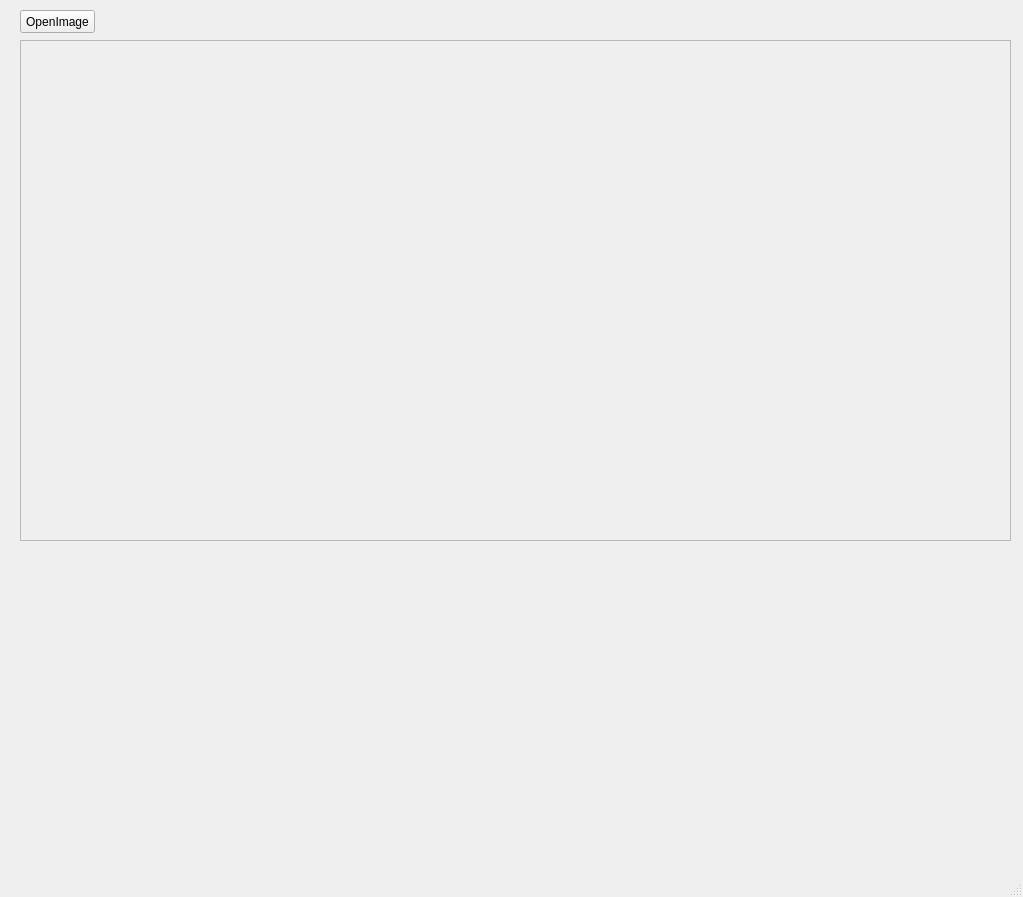
<?xml version="1.0" encoding="UTF-8"?>
<ui version="4.0">
 <class>MainWindow</class>
 <widget class="QMainWindow" name="MainWindow">
  <property name="geometry">
   <rect>
    <x>0</x>
    <y>0</y>
    <width>1023</width>
    <height>897</height>
   </rect>
  </property>
  <property name="windowTitle">
   <string>MainWindow</string>
  </property>
  <widget class="QWidget" name="centralwidget">
   <widget class="QPushButton" name="openImage">
    <property name="geometry">
     <rect>
      <x>20</x>
      <y>10</y>
      <width>75</width>
      <height>23</height>
     </rect>
    </property>
    <property name="text">
     <string>OpenImage</string>
    </property>
   </widget>
   <widget class="QFrame" name="imageViewFrame">
    <property name="geometry">
     <rect>
      <x>20</x>
      <y>40</y>
      <width>991</width>
      <height>501</height>
     </rect>
    </property>
    <property name="frameShape">
     <enum>QFrame::StyledPanel</enum>
    </property>
    <property name="frameShadow">
     <enum>QFrame::Raised</enum>
    </property>
    <widget class="QLabel" name="imageView">
     <property name="geometry">
      <rect>
       <x>40</x>
       <y>30</y>
       <width>891</width>
       <height>411</height>
      </rect>
     </property>
     <property name="text">
      <string/>
     </property>
    </widget>
   </widget>
  </widget>
  <widget class="QMenuBar" name="menubar">
   <property name="geometry">
    <rect>
     <x>0</x>
     <y>0</y>
     <width>1023</width>
     <height>21</height>
    </rect>
   </property>
  </widget>
  <widget class="QStatusBar" name="statusbar"/>
 </widget>
 <resources/>
 <connections/>
</ui>
